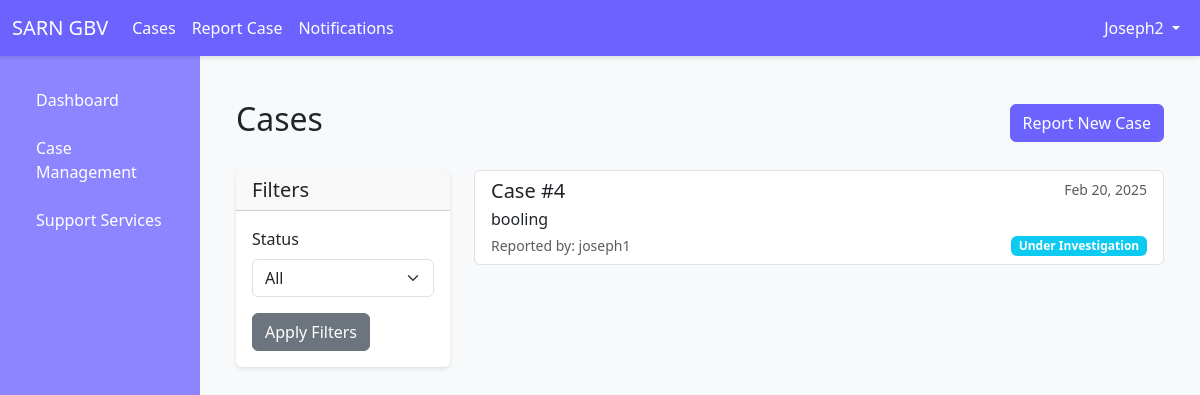
Before: /cases/ (signed in) with the older database file.
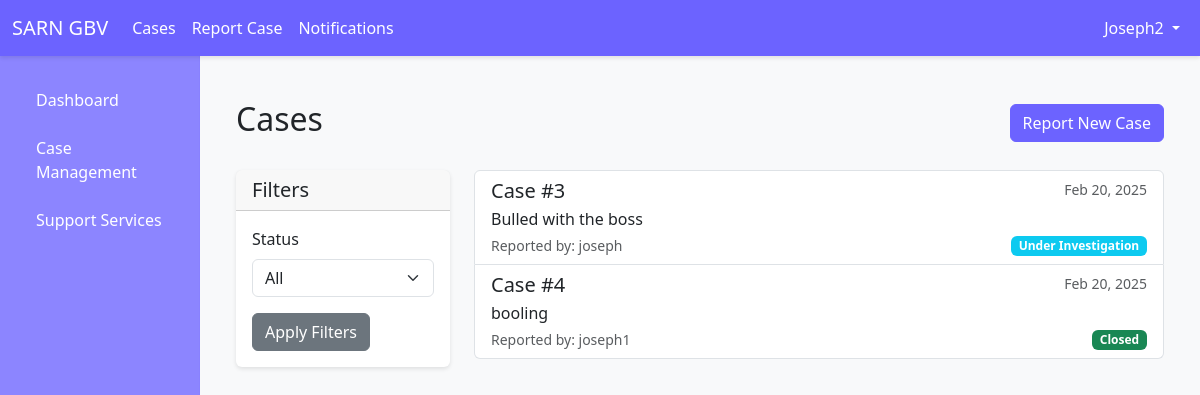
After: the same page with the newer database file.
### cases/models.py (models this page shows, shortened)
class Case(models.Model):
    STATUS_CHOICES = [
        ('pending', 'Pending'),
        ('under_investigation', 'Under Investigation'),
        ('closed', 'Closed'),
    ]
    reporter = models.ForeignKey(User, on_delete=models.CASCADE, related_name="reported_cases")  # The person who reported the case
    assigned_provider = models.ForeignKey(User, on_delete=models.SET_NULL, null=True, blank=True, related_name="assigned_cases")
    description = models.TextField()
    status = models.CharField(max_length=20, choices=STATUS_CHOICES, default='pending')
    date_reported = models.DateTimeField(auto_now_add=True)
    evidence_file = models.FileField(upload_to='case_evidence/', blank=True, null=True)

### users/models.py (models this page shows)
class User(AbstractUser):
    ROLE_CHOICES = [
        ('survivor', 'Survivor'),
        ('provider', 'Service Provider'),
        ('law_enforcement', 'Law Enforcement'),
    ]
    role = models.CharField(max_length=20, choices=ROLE_CHOICES, default='survivor')
    phone = models.CharField(max_length=15, blank=True, null=True)
    address = models.TextField(blank=True, null=True)
    groups = models.ManyToManyField(Group, related_name="custom_user_groups", blank=True)
    user_permissions = models.ManyToManyField(Permission, related_name="custom_user_permissions", blank=True)

### cases/views.py (the view)
# urls.py: path('cases/', case_list, name='case_list'),
@login_required
def case_list(request):
    if request.user.role == "law_enforcement":
        cases = Case.objects.all()
    elif request.user.role == "provider":
        cases = Case.objects.filter(assigned_provider=request.user)
    else:
        cases = Case.objects.filter(reporter=request.user)
    status_filter = request.GET.get('status')
    if status_filter:
        cases = cases.filter(status=status_filter)
    paginator = Paginator(cases, 10)  # Show 10 cases per page
    page_number = request.GET.get('page')
    page_obj = paginator.get_page(page_number)
    context = {
        'cases': page_obj,
        'status_choices': Case.STATUS_CHOICES,
        'is_paginated': page_obj.has_other_pages(),
        'page_obj': page_obj,
    }
    return render(request, 'cases/case_list.html', context)

### cases/templates/cases/case_list.html (shortened to what this page needs)
{% extends 'base.html' %}
{% block content %}
<div class="container mt-4">
    <div class="d-flex justify-content-between align-items-center mb-4">
        <h2>Cases</h2>
        {% if user.is_authenticated %}
        <a href="{% url 'report_case' %}" class="btn btn-primary">Report New Case</a>
        {% endif %}
    </div>
    <div class="row">
        <div class="col-md-3">
            <div class="card mb-4">
                <div class="card-header">
                    <h5 class="mb-0">Filters</h5>
                </div>
                <div class="card-body">
                    <form method="get">
                        <div class="mb-3">
                            <label class="form-label">Status</label>
                            <select name="status" class="form-select">
                                <option value="">All</option>
                            </select>
                        </div>
                        <button type="submit" class="btn btn-secondary">Apply Filters</button>
                    </form>
                </div>
            </div>
        </div>
        <div class="col-md-9">
            {% if cases %}
            <div class="list-group">
                {% for case in cases %}
                <a href="{% url 'case_detail' case.id %}" class="list-group-item list-group-item-action">
                    <div class="d-flex w-100 justify-content-between">
                        <h5 class="mb-1">Case #{{ case.id }}</h5>
                        <small class="text-muted">{{ case.date_reported|date:"M d, Y" }}</small>
                    </div>
                    <p class="mb-1">{{ case.description|truncatewords:30 }}</p>
                    <div class="d-flex justify-content-between align-items-center">
                        <small class="text-muted">Reported by: {{ case.reporter.get_username }}</small>
                        <span class="badge {% if case.status == 'pending' %}bg-warning{% elif case.status == 'under_investigation' %}bg-info{% else %}bg-success{% endif %}">
                            {{ case.get_status_display }}
                        </span>
                    </div>
                </a>
                {% endfor %}
            </div>
            {% else %}
            <div class="alert alert-info">No cases found.</div>
            {% endif %}
        </div>
    </div>
</div>
{% endblock %}

Changed rows visible on the page:
now on this page (row edited): Case: id "3", date_reported "Feb 20, 2025", description "Bulled with the boss", reporter.get_username "joseph", status "Under Investigation"
changed Case "booling": status "Under Investigation" → "Closed"
